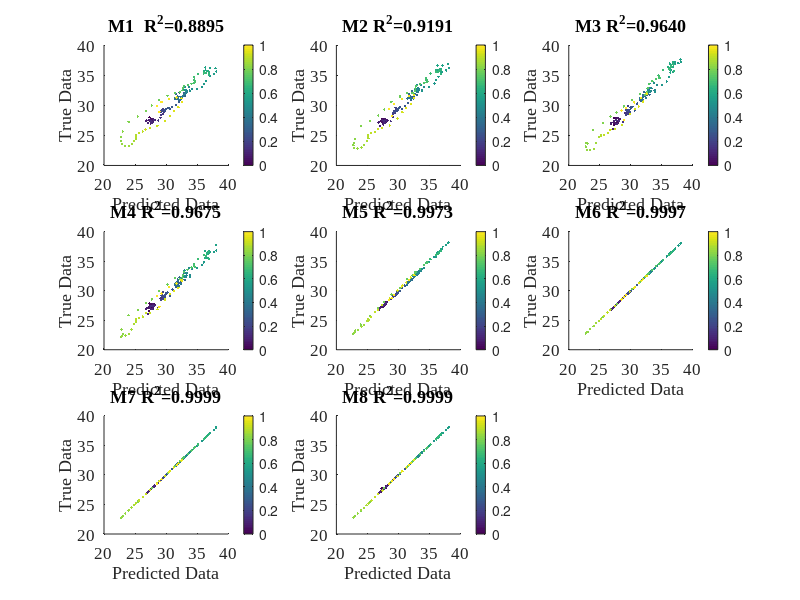

Recreate this plot in MATLAB.
clc;
close all;
clear all;
% %% 加载数据
load('CSA-LSSVM_SSC_China_VMD_sum_realdata.mat')
load('China_compare.mat')

%% 相关分布图
figure(6)
n=3;
CData = 0:1/(length(sum_realdata)-1):1;% 保持数据长度一致
subplot(331)
scatter(sum_realdata(:),KELM_China_forecast(:),n,CData,'filled');colorbar;ylabel('True Data');xlabel('Predicted Data');title('M1  R^2=0.8895');set(gca,'fontname','times New Roman');
set(gca,'fontsize',12.0)
subplot(332)
scatter(sum_realdata(:),LSSVM_China_forecastdata(:),n,CData,'filled');colorbar;ylabel('True Data');xlabel('Predicted Data');title('M2 R^2=0.9191');set(gca,'fontname','times New Roman');
set(gca,'fontsize',12.0)
subplot(333)
scatter(sum_realdata(:),CSA_LSSVM_China_forecastdata(:),n,CData,'filled');colorbar;ylabel('True Data');xlabel('Predicted Data');title('M3 R^2=0.9640');set(gca,'fontname','times New Roman');
set(gca,'fontsize',12.0)
subplot(334)
scatter(sum_realdata(:),CPA_KELM_China_forecastdata(:),n,CData,'filled');colorbar;ylabel('True Data');xlabel('Predicted Data');title('M4 R^2=0.9675');set(gca,'fontname','times New Roman');
set(gca,'fontsize',12.0)
subplot(335)
scatter(sum_realdata(:),CSA_LSSVM_SSC_China_VMD_sum_forecastdata(:),n,CData,'filled');colorbar;ylabel('True Data');xlabel('Predicted Data');title('M5 R^2=0.9973');set(gca,'fontname','times New Roman');
set(gca,'fontsize',12.0)
subplot(336)
scatter(sum_realdata(:),CPA_KELM_SSC_China_VMD_sum_forecastdata(:),n,CData,'filled');colorbar;ylabel('True Data');xlabel('Predicted Data');title('M6 R^2=0.9997');set(gca,'fontname','times New Roman');
set(gca,'fontsize',12.0)
%set(gcf,'Position',[1,1,440,610]);
subplot(337)
scatter(sum_realdata(:),CSA_LSSVM_SSC_China_VMD_iowa_forecastdata(:),n,CData,'filled');colorbar;ylabel('True Data');xlabel('Predicted Data');title('M7 R^2=0.9999');set(gca,'fontname','times New Roman');
set(gca,'fontsize',12.0)
subplot(338)
scatter(sum_realdata(:),CPA_KELM_SSC_China_VMD_iowa_sum_forecastdata_err(:),n,CData,'filled');colorbar;ylabel('True Data');xlabel('Predicted Data');title('M8 R^2=0.9999');set(gca,'fontname','times New Roman');
set(gca,'fontsize',12.0)
set(gcf,'Position',[1,1,1200,800]);


% % %计算相关系数
% a=corrcoef(sum_realdata,KELM_US_forecast');zipreBp=a(1,2)
% a=corrcoef(sum_realdata,LSSVM_US_forecastdata');zipreELM=a(1,2)
% a=corrcoef(sum_realdata,CSA_LSSVM_US_forecastdata');zipreKELM=a(1,2)
% a=corrcoef(sum_realdata,CPA_KELM_US_forecastdata);zipreGKELM=a(1,2)
% a=corrcoef(sum_realdata,CSA_LSSVM_SSC_US_VMD_sum_forecastdata');zipre_EMD_GKELM=a(1,2)
% a=corrcoef(sum_realdata,CPA_KELM_SSC_US_VMD_sum_forecastdata');zipre_CEEMDAN_GKELM=a(1,2)
% a=corrcoef(sum_realdata,CSA_LSSVM_SSC_US_VMD_iowa_forecastdata);zipre_VMD_GKELM=a(1,2)
% a=corrcoef(sum_realdata,CSA_LSSVM_SSC_US_VMD_iowa_forecastdata_err);zipre_2VMD_GKELM=a(1,2)